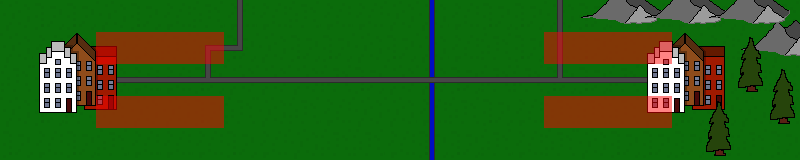

A level layout from a 2D game, rendered from its tile map. Below: a short description, then the map file with tile-grid data replaced by summaries:
An orthogonal 25x5 tile map with 32x32 px tiles, 8 tile layers (Grass, Tile Layer 7, Background, Buildings, ...), 2 tilesets and 4 objects (GlennHavenSignpost, FairviewSignpost, Fairview, GlennHaven).

<map version="1.0" orientation="orthogonal" renderorder="right-down" width="25" height="5" tilewidth="32" tileheight="32" nextobjectid="9">
 <tileset firstgid="1" name="Tileset" tilewidth="32" tileheight="32">
  <image source="Tileset.png" width="640" height="640" />
  <tile id="380">
   <properties>
    <property name="passable" value="false" />
    <property name="visible" value="false" />
   </properties>
  </tile>
  <tile id="381">
   <properties>
    <property name="visible" value="false" />
   </properties>
  </tile>
 </tileset>
 <tileset firstgid="401" name="Deborah" tilewidth="32" tileheight="48">
  <image source="Deborah.png" width="72" height="128" />
 </tileset>
 <layer name="Grass" width="25" height="5">
  <data>[125 cells, 125 non-empty, 4 distinct tile ids]</data>
 </layer>
 <layer name="Tile Layer 7" width="25" height="5">
  <data>[125 cells, 10 non-empty, 6 distinct tile ids]</data>
 </layer>
 <layer name="Background" width="25" height="5">
  <data>[125 cells, 27 non-empty, 9 distinct tile ids]</data>
 </layer>
 <layer name="Buildings" width="25" height="5">
  <data>[125 cells, 22 non-empty, 13 distinct tile ids]</data>
 </layer>
 <layer name="Mountains 2" width="25" height="5">
  <data>[125 cells, 5 non-empty, 5 distinct tile ids]</data>
 </layer>
 <layer name="Tile Layer 3" width="25" height="5">
  <data>[125 cells, 0 non-empty, 0 distinct tile ids]</data>
 </layer>
 <layer name="Mountains" width="25" height="5">
  <data>[125 cells, 2 non-empty, 2 distinct tile ids]</data>
 </layer>
 <objectgroup name="Object Layer 1">
  <object id="3" name="GlennHavenSignpost" gid="44" x="538" y="96" width="32" height="32" />
  <object id="5" name="FairviewSignpost" gid="44" x="203.5" y="95" width="32" height="32" />
 </objectgroup>
 <layer name="DataLayer" width="25" height="5" opacity="0.49">
  <data>[125 cells, 16 non-empty, 1 distinct tile ids]</data>
 </layer>
 <objectgroup name="InvisibleObjects" opacity="0.55">
  <object id="7" name="Fairview" gid="382" x="76" y="96" width="32" height="32" />
  <object id="8" name="GlennHaven" gid="382" x="657" y="96" width="32" height="32" />
 </objectgroup>
</map>
